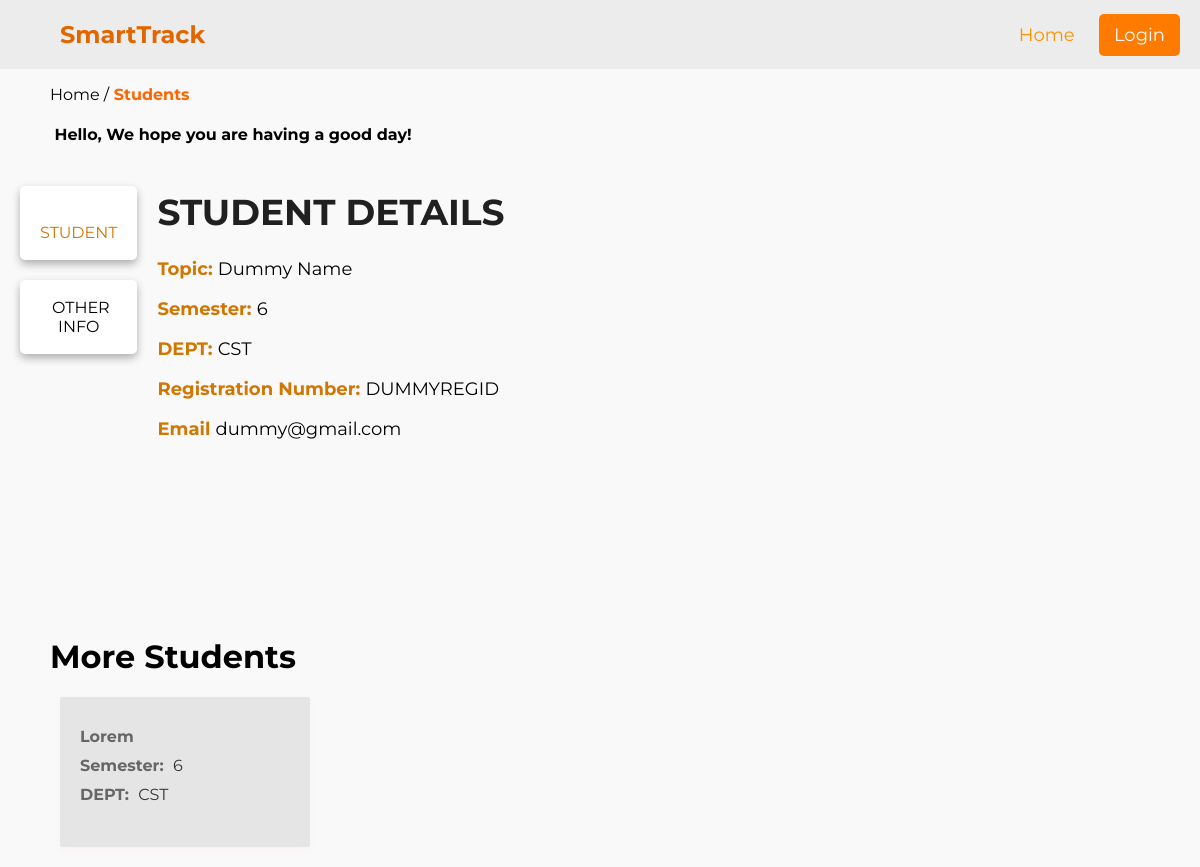
Page /website/student.php?id=1 on the committed database.
### tables this page shows
CREATE TABLE `student_info` (
  `id` int NOT NULL,
  `email` varchar(255) NOT NULL,
  `password` varchar(9999) NOT NULL,
  `name` varchar(255) NOT NULL,
  `semester` varchar(25) NOT NULL,
  `department` varchar(255) NOT NULL,
  `registration_number` varchar(255) NOT NULL,
  `photos` mediumtext
);

### website/student.php (the view, shortened to what this page needs)
<?php
if ($_SERVER["REQUEST_METHOD"] == 'GET') {
    $student_id = $_GET['id'];
}
include './connection-files/db_classes_conn.php';
$stmt = $conn->prepare("SELECT * FROM student_info WHERE id = ?");
$stmt->bind_param("i", $student_id);
$stmt->execute();
$result = $stmt->get_result();
if (mysqli_num_rows($result) > 0) {
    while ($row = mysqli_fetch_assoc($result)) {
        $name = $row['name'];
        $desc = $row['semester'];
        $dept = $row['department'];
        $t_start = $row['registration_number'];
        $t_end = $row['email'];
    }
}
?>
<!DOCTYPE html>
<html lang="en">
<head>
    <link rel="stylesheet" href="./css/class.css">
    <link rel="stylesheet" href="https://site-assets.fontawesome.com/releases/v6.5.1/css/all.css">
</head>
<body>
<header>
    <div class="nav">
    <h1> <a href="./index.php" style="text-decoration: none;">SmartTrack</a></h1>
        <div class="nav-items">
            <ul>
                <li><a href="./index.php">Home</a></li>
                <?php
                if(!isset($_COOKIE['user_email']) || !isset($_COOKIE['user_password'])) {
                    echo '<li><a href="./login.php" id="btn-profile">Login</a></li>';
                } else {
                    echo '<li><a href="./profile.php" id="btn-profile">Profile</a></li>';
                }
                ?>
            </ul>
        </div>
    </div>
</header>
<div class="page-name">
    <p>Home /<span> Students</span></p>
</div>
<div class="greeting">
    <h4><i class="fa-solid fa-sun-cloud"></i> Hello, We hope you are having a good day!</h4>
</div>
<div class="main-content">
    <div class="cols-warper">
        <div class="column">
            <div class="col1-items">
                <p class="classes-btn"><i class="fa-duotone fa-graduation-cap"></i> STUDENT</p>
            </div>
            <div class="col1-items">
                <p class="notes-btn"><i class="fa-solid fa-notes"></i> OTHER INFO</p>
            </div>
        </div>
        <div class="column">
            <div class="col2-items">
                <div class="class-dtls">
                    <h1>STUDENT DETAILS</h1>
                    <p><span>Topic: </span><?php echo $name ?></p>
                    <p><span>Semester: </span><?php echo $desc ?></p>
                    <p><span>DEPT: </span><?php echo $dept ?></p>
                    <p><span>Registration Number: </span><?php echo $t_start ?></p>
                    <p><span>Email </span><?php echo $t_end ?></p>
                </div>
            </div>
        </div>
    </div>
</div>
<div class="all-classes">
    <h1>More Students</h1>
    <?php
    include './connection-files/db_classes_conn.php';
    if(!$dept){
        $sql = "SELECT * FROM student_info";
    } else {
        $sql = "SELECT * FROM student_info WHERE department = '$dept' and id != $student_id";
    }
    $result = mysqli_query($conn, $sql);
    if (mysqli_num_rows($result) > 0) {
        while ($row = mysqli_fetch_assoc($result)) {
            echo '<a href="student.php?id=' . $row['id'] . '" class="card">';
            echo '<p><span>'. $row['name'] . '</span> </p>';
            echo '<p><span>Semester:</span> ' . $row['semester'] . '</p>';
            echo '<p><span>DEPT:</span> ' . $row['department'] . '</p>';
            echo '</a>';
        }
    } else {
        echo '<p>No Students found from this dept if more student data exists and not showing up contact admin!</p>';
    }
    ?>
</div>
</body>
</html>

### website/css/class.css (style rules this page uses)
body { font-family: "Montserrat", sans-serif; overflow-x: hidden; background-color: #f9f9f9; padding: 0; margin: 0; }
header { background-color: #ececec; color: #ff8800; padding: 20px; text-align: center; }
.nav { display: flex; justify-content: space-between; align-items: center; color: #e26600; }
.nav h1 { margin: 0; font-size: 24px; font-weight: bold; padding-left: 40px; color: #e26600; }
.nav a { color: #e26600; }
.nav-items ul { list-style-type: none; padding: 0; margin: 0; }
.nav-items ul li { display: inline-block; margin-right: 20px; font-size: 18px; }
.nav-items a { color: #ff9100; text-decoration: none; }
.nav-items ul li:last-child { margin-right: 0; }
#btn-profile { background-color: #ff7b00; color: #ffffff; padding: 10px 15px 10px 15px; border-radius: 5px; }
.main-content { display: flex; justify-content: center; align-items: center; width: 100%; }
.cols-warper { display: flex; flex-wrap: wrap; max-width: 1600px; width: 100%; margin: 0 auto; }
.column { flex: 1; box-sizing: border-box; }
.column:nth-child(1) { flex: 0.3; }
.column:nth-child(2) { flex: 2; }
.column { border: 1px solid none; height: 450px; }
.greeting { padding-left: 50px; }
.page-name { padding-left: 50px; }
.page-name span { color: #fd6500; font-weight: bolder; }
.col1-items { background-color: #fff; border-radius: 5px; box-shadow: 0 4px 8px rgba(0, 0, 0, 0.3); margin: 20px; cursor: pointer; text-align: center; padding: 2px 20px 2px 20px; margin-bottom: 8px; }
.col2-items h1 { color: #202020; }
.col2-items { font-size: 18px; }
.col2-items span { font-weight: bolder; color: #d17600; }
.btn-active { color: #d17600; }
.all-classes { padding-left: 50px; }
.card { background-color: #dfdfdfbb; border-radius: 2px; box-shadow: 0 4px 8px rgba(255, 194, 194, 0.1); padding: 20px; margin: 0 10px 20px; width: calc(50% - 20px); max-width: 250px; box-sizing: border-box; display: inline-block; vertical-align: top; transition: transform 0.3s ease; height: 150px; text-decoration: none; }
.card p { font-size: 16px; color: #333; margin: 10px 0; }
.card p span { font-weight: bold; color: #666; margin-right: 5px; }

### rows in the picture
student_info: name "Dummy Name", semester "6", department "CST", registration_number "DUMMYREGID", email "dummy@gmail.com"
student_info: name "Lorem", semester "6", department "CST"
